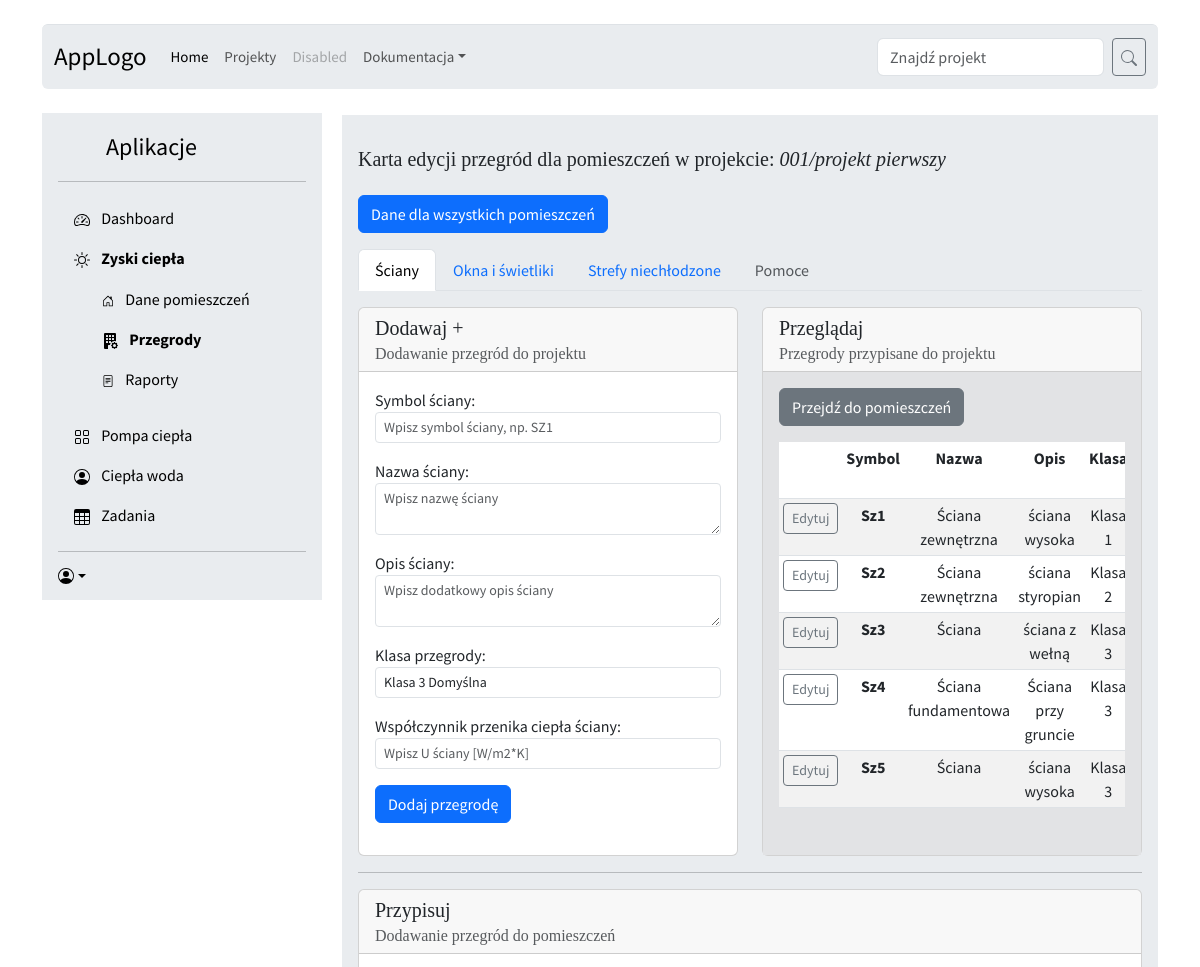
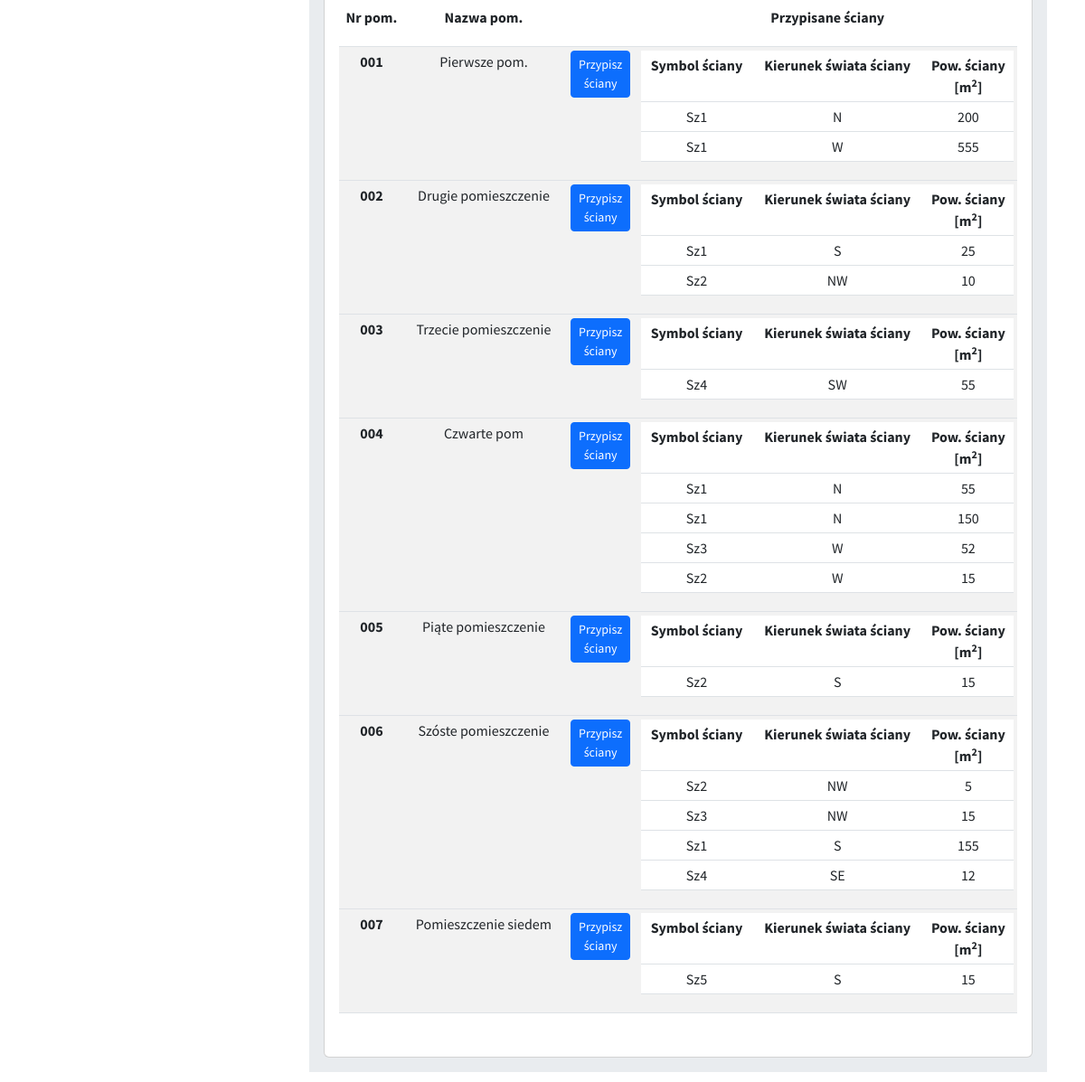
Page /projekty/1/zyski/parts on the committed database (2 pictures, top to bottom).
### zyski/models.py (models this page shows, shortened)
class Projekt(models.Model):
    name = models.CharField(max_length=90,
                             help_text="Nazwa projektu")
    proj_start_date = models.DateField(auto_now_add=True, verbose_name="Data utworzenia projektu.")
    number = models.CharField(max_length=20,
                            verbose_name="Numer projektu.")
    description = models.CharField(max_length=250, help_text="Opis projektu")

class Walls(models.Model):
    class WallsKl(models.TextChoices):
        KLASA_1 = "1"
        KLASA_2 = "2"
        KLASA_3_domyślna = "3"
        KLASA_4 = "4"
        KLASA_5 = "5"
        KLASA_6 = "6"
    projekt = models.ForeignKey(Projekt, on_delete=models.CASCADE,
                                help_text="Projekt, w którym jest ściana")
    klasa = models.CharField(verbose_name="Klasa przegrody", default= "KLASA_3",
                                choices=WallsKl.choices, max_length=10, blank=False, null=False)
    wall_U = models.FloatField(validators=[MaxValueValidator(20)],blank=False, help_text = "Współczynnik przenikania ciepła ściany W/m2")
    wall_name = models.CharField(max_length=90, help_text="Nazwa ściany",blank=True ,null=True)
    wall_symbol = models.CharField(default="SZ1",max_length=10, help_text="Symbol ściany")
    wall_description = models.CharField(max_length=90, help_text="Opis ściany",blank=True ,null=True)
    def __str__(self):
        return self.wall_symbol

class Rooms(models.Model):
    r_name = models.CharField(max_length=50,
                              help_text="Nazwa pomieszczenia")
    r_number = models.CharField(max_length=10,
                                help_text="Numer pomieszczenia")
    r_area = models.PositiveIntegerField(help_text = "Powierzchnia w m2")
    r_people = models.PositiveIntegerField(help_text="Ilość osób w pomieszczeniu")
    r_temp = models.PositiveIntegerField(default = 20, help_text="Temperatura w pomieszczeniu")
    r_air = models.PositiveIntegerField(default= 0, blank=True, help_text="Powietrze infiltracyjne")
    r_light = models.PositiveIntegerField(default = 20, help_text="Emisja od oświetlenia W/m2")
    r_person = models.PositiveIntegerField(default = 80, help_text="Emisja ciepła od ludzi W/os")
    r_devices = models.PositiveIntegerField(default = 0, blank=True, null=True, help_text="Emisja od urządzeń W")
    r_group = models.CharField(default = "", blank=True, max_length=10, help_text="Grupa pomieszczenia")
    r_comment = models.CharField(default = "", blank=True, max_length=80, help_text="Komentarz do pomieszczenia")
    projekt = models.ForeignKey(Projekt, on_delete=models.CASCADE,
                                help_text="Projekt, w którym jest pomieszczenie")
    walls = models.ManyToManyField('Walls', through="WallsRooms")

class WallsRooms(models.Model):
    class WallsDir(models.TextChoices):
            N = "N"
            NW = "NW"
            W = "W"
            SW = "SW"
            S = "S"
            SE = "SE"
            E = "E"
            NE = "NE"
    wall = models.ForeignKey(Walls, on_delete=models.CASCADE)
    room = models.ForeignKey(Rooms, on_delete=models.CASCADE)
    wall_area = models.FloatField(help_text = "Powierzchnia ściany w m2")
    kierunek = models.CharField(verbose_name="Kierunek świata przegrody",
                                choices=WallsDir.choices, max_length=5, blank=True, null=True)

### zyski/views.py (the view, shortened to what this page needs)
# urls.py: path('projekty/<int:pk>/zyski/parts', views.proj_parts, name = 'proj_parts'),
def proj_parts(request,pk):
    proj = Projekt.objects.get(pk=pk)
    rooms = Rooms.objects.filter(projekt=pk).order_by('r_number')
    walls = Walls.objects.filter(projekt=pk)
    wall_per_room = WallsRooms.objects.all()
    edycja_scian = request.POST.get("edycja_scian")
    usun = request.POST.get("usun_sciane")
    update_sciana = request.POST.get("update_sciana")
    if edycja_scian:
        ed_wall = Walls.objects.get(pk = edycja_scian)
        initial = {"wall_symbol":ed_wall,"wall_name":ed_wall.wall_name,
                   "wall_description":ed_wall.wall_description, "klasa":ed_wall.klasa,
                   "wall_u":ed_wall.wall_U,}
        form1 = WallsForm(initial=initial)
    else:
        form1 = WallsForm()
    if request.method == "POST" and not (edycja_scian or usun):
        form = WallsForm(request.POST)
        if form.is_valid():
            cleaned_data = form.cleaned_data
            new_wall = Walls(wall_name = cleaned_data['wall_name'],wall_symbol=cleaned_data['wall_symbol'],
                            wall_description=cleaned_data['wall_description'],wall_U=cleaned_data['wall_u'],
                            klasa=cleaned_data['klasa'])
            new_wall.projekt = proj
            new_wall.save()
            return redirect("proj_parts", proj.pk)
    else:
        form = WallsForm()
    return render(request, "proj-parts.html", {'proj':proj, 'rooms':rooms, 'walls':walls,
                                            'form':form, 'form1': form1,"wall_per_room":wall_per_room,
                                            'edycja_scian':edycja_scian,'usun_sciane':usun, 'update_sciana':update_sciana,
                                            })

### zyski/templates/proj-parts.html (shortened to what this page needs)
{% extends 'base.html' %}
{% load static %}
{% block content %}
<link href="{% static 'sidebars.css' %}" rel="stylesheet">
  <div class="d-flex flex-column flex-shrink-0 p-3 bg-body-secondary" style="width: 280px;">
    <a  class="d-flex align-items-center mb-3 mb-md-0 me-md-auto link-body-emphasis text-decoration-none">
      <svg class="bi pe-none me-2" width="40" height="32"><use xlink:href="#bootstrap"/></svg>
      <span class="fs-4">Aplikacje</span>
    </a>
    <hr>
    <ul class="nav nav-pills flex-column mb-auto">
      <li>
        <a href="/projekty/{{ proj.pk }}" class="nav-link link-body-emphasis">
          <svg class="bi pe-none me-2" width="16" height="16"><use xlink:href="#speedometer2"/></svg>
          Dashboard
        </a>
      </li>
      <li class="nav-item">
        <a href="/projekty/{{ proj.pk }}/zyski" class="nav-link link-body-emphasis"  aria-current="page">
          <b>Zyski ciepła</b>
        </a>
          <div class="container text-left ">
            <div class="row gx-2" style=" margin-top: -15px; ">
              <div class="col">
                <div class="p-3">
          <a href="/projekty/{{ proj.pk }}/zyski/rooms" class="nav-link link-body-emphasis">
            <svg class="bi pe-none me-2" width="12" height="16"><use xlink:href="#home"/></svg>
            Dane pomieszczeń
          </a>
          <a href="/projekty/{{ proj.pk }}/zyski/parts" class="nav-link link-body-emphasis" >
            <b>Przegrody</b>
          </a>
          <a href="#" class="nav-link link-body-emphasis" >
            Raporty
          </a>
                </div>
              </div>
            </div>
          </div>
      </li>
      <li>
        <a href="#" class="nav-link link-body-emphasis">
          <svg class="bi pe-none me-2" width="16" height="16"><use xlink:href="#grid"/></svg>
          Pompa ciepła
        </a>
      </li>
      <li>
        <a href="#" class="nav-link link-body-emphasis">
          <svg class="bi pe-none me-2" width="16" height="16"><use xlink:href="#people-circle"/></svg>
          Ciepła woda
        </a>
      </li>
      <li>
        <a href="#" class="nav-link link-body-emphasis">
          <svg class="bi pe-none me-2" width="16" height="16"><use xlink:href="#table"/></svg>
          Zadania
        </a>
      </li>
    </ul>
    <hr>
    <div class="dropdown">
      <a href="#" class="d-flex align-items-center link-body-emphasis text-decoration-none dropdown-toggle" data-bs-toggle="dropdown" aria-expanded="false">
      </a>
    </div>
  </div>
  <div class="d-flex flex-column flex-shrink-0 p-3 bg-body-secondary" style=" margin-left: 300px; margin-top: -485px;" >
    <p><h5>Karta edycji przegród dla pomieszczeń w projekcie: <i>{{proj.number}}/{{proj.name}}</i></h5></p>
    {% block content_edit %}
    <span style="max-width: 250px;">
    <button type="button" class="btn btn-primary" data-bs-toggle="modal" data-bs-target="#staticBackdrop">Dane dla wszystkich pomieszczeń</button>
    </span><p></p>
    <ul class="nav nav-tabs" id="myTab" role="tablist">
      <li class="nav-item" role="presentation">
        <button class="nav-link active" id="home-tab" data-bs-toggle="tab" data-bs-target="#home-tab-pane" type="button" role="tab" aria-controls="home-tab-pane" aria-selected="true">Ściany</button>
      </li>
      <li class="nav-item" role="presentation">
        <button class="nav-link" id="profile-tab" data-bs-toggle="tab" data-bs-target="#profile-tab-pane" type="button" role="tab" aria-controls="profile-tab-pane" aria-selected="false">Okna i świetliki</button>
      </li>
      <li class="nav-item" role="presentation">
        <button class="nav-link" id="contact-tab" data-bs-toggle="tab" data-bs-target="#contact-tab-pane" type="button" role="tab" aria-controls="contact-tab-pane" aria-selected="false">Strefy niechłodzone</button>
      </li>
      <li class="nav-item" role="presentation">
        <button class="nav-link" id="disabled-tab" data-bs-toggle="tab" data-bs-target="#disabled-tab-pane" type="button" role="tab" aria-controls="disabled-tab-pane" aria-selected="false" disabled>Pomoce</button>
      </li>
    </ul>
    <div class="tab-content" id="myTabContent">
      <div class="tab-pane fade show active" id="home-tab-pane" role="tabpanel" aria-labelledby="home-tab" tabindex="0">
<div class="row">
  <div class="col-12 col-lg-6 col-xxl-6 d-flex">
      <div class="card flex-fill">
          <div class="card-header">
              <h5 class="card-title">Dodawaj +</h5>
              <h6 class="card-subtitle text-muted">Dodawanie przegród do projektu</h6>
          </div>
          <div class="card-body">
              <div class="mb-3">
                  <div class="position-relative">
                    <form method = "post">
                      {{ form.as_p }}
                      <button name="dodaj_przegrode" type="submit" class="btn btn-primary">Dodaj przegrodę</button>
                    </form>
                  </div>
              </div>
          </div>
      </div>
  </div>
  <div class="col-12 col-lg-6 col-xxl-6 d-flex">
      <div class="card flex-fill">
          <div class="card-header">
              <h5 class="card-title">Przeglądaj</h5>
              <h6 class="card-subtitle text-muted">Przegrody przypisane do projektu</h6>
          </div>
          <div class="card-body bg-secondary-subtle">
<a class="btn btn-secondary" href="#przypisuj">Przejdź do pomieszczeń</a>
<div class="table-responsive">
<table class="table table-sm table-striped table-hover" style ="text-align:center">
<thead>
<tr>
<th scope="col" style="vertical-align: top"></th>
<th scope="col" style="vertical-align: top">Symbol</th>
<th scope="col" style="vertical-align: top">Nazwa</th>
<th scope="col" style="vertical-align: top">Opis</th>
<th scope="col" style="vertical-align: top">Klasa</th>
</tr>
</thead>
{% if edycja_scian %}
<form method="post">
{% csrf_token %}
<tbody>
<tr>
  <td></td>
  <th scope="row">{{ form1.wall_symbol }}</th>
  <td>{{ form1.wall_name }}</td>
  <td>{{ form1.wall_description }} </td>
  <td>{{ form1.klasa }} </td>
  <td>{{ form1.wall_u }} </td>
</tr>
<div class="row">
  <div class="col-12 col-lg-3 col-xxl-3 d-flex">
<button name="update_sciana" class="btn btn-primary" value="{{ edycja_scian }}">Zapisz</button>
</form>
</div>
<div class="col-12 col-lg-9 col-xxl-9 d-flex">
<form method="post">
  {% csrf_token %}
  <button name="usun_sciane" class="btn btn-danger" value="{{ edycja_scian }}">Usuń</button>
</form>
</div>
{% else %}
<tbody>
<form method="post">
{% for wall in walls %}
<tr>
  <td><button name="edycja_scian" class="btn btn-sm btn-outline-secondary" value="{{wall.pk}}">Edytuj</button></td>
  <th scope="row">{{ wall.wall_symbol }}</th>
  <td>{{ wall.wall_name }}</td>
  <td>{{ wall.wall_description }} </td>
  <td>Klasa {{ wall.klasa }} </td>
</tr>
{% endfor %}
</form>
{% endif %}
</tbody>
</table>
</div>
          </div>
      </div>
  </div>
</div>
<hr class= "my-3">
<div class="row">
  <div class="col-12 col-lg-12 col-xxl-12 d-flex">
      <div class="card flex-fill">
          <div class="card-header">
              <h5 class="card-title" id="przypisuj">Przypisuj</h5>
              <h6 class="card-subtitle text-muted">Dodawanie przegród do pomieszczeń</h6>
          </div>
          <div class="card-body">
              <div class="mb-3">
                  <div class="position-relative">
                    <div class="table-responsive">
                      <table class="table table-sm table-striped" style ="background-color: white; text-align:center">
                      <thead>
                      <tr>
                      <th scope="col" style="vertical-align: top">Nr pom.</th>
                      <th scope="col" style="vertical-align: top">Nazwa pom.</th>
                      <th></th>
                      <th scope="col" style="vertical-align: top" colspan="3">Przypisane ściany<p></p></th>
                      </tr>
                      </thead>
                      {% if not rooms %}
                      <p class="fs-4">Nie masz żadnych pomieszczeń w projekcie.<br>
                      Najpierw dodaj pomieszczenia.</p>
                      {% else %}
                      {% for room in rooms %}
                      <tbody>
                      <tr>
                        <th scope="row">{{ room.r_number }}</th>
                        <td>{{ room.r_name }}</td>
                        <td><a class="btn btn-primary btn-sm" title="Kliknij żeby przypisać" value="{{room.pk}}" href="parts/{{room.pk}}">Przypisz <br> ściany </a> </td>
                        <td colspan="3" >
                        <table class="table table-sm" style ="background-color: white; text-align:center">
                          <thead>
                            <th scope="col" style="vertical-align: top">Symbol ściany</th>
                            <th scope="col" style="vertical-align: top">Kierunek świata ściany</th>
                            <th scope="col" style="vertical-align: top">Pow. ściany <br>[m<sup>2</sup>]</th>
                          </thead>
                          {% for oneWall in wall_per_room %}
                          {% if oneWall.room.pk == room.pk %}
                          {% for symbol in walls %}
                          {% if oneWall.wall.pk == symbol.pk %}
                          <tr>
                          <td>{{symbol}}</td>
                          <td> {{oneWall.kierunek }}  </td>
                          <td> {{oneWall.wall_area }} </td>
                          </tr>
                          {% endif %}
                          {% endfor %}
                      {% endif %}
                      {% endfor %}
                        </table>
                        </td>
                      </tr>
                      {% endfor %}
                      {% endif %}
                      </tbody>
                      </table>
                      </div>
                  </div>
                </div>
          </div>
          </div>
    </div>
</div>
{% endblock %}
      </div>
    </div>
{% endblock %}

### rows in the picture
Projekt: number "001", name "projekt pierwszy"
Walls: wall_symbol "Sz1", wall_name "Ściana zewnętrzna", wall_description "ściana wysoka", klasa "1"
Walls: wall_symbol "Sz2", wall_name "Ściana zewnętrzna", wall_description "ściana styropian", klasa "2"
Walls: {{ wall.pk }} 4 (drawn), wall_symbol "Sz3", wall_name "Ściana", wall_description "ściana z wełną", klasa "3"
Walls: {{ wall.pk }} 5 (drawn), wall_symbol "Sz4", wall_name "Ściana fundamentowa", wall_description "Ściana przy gruncie", klasa "3"
Walls: {{ wall.pk }} 28 (drawn), wall_symbol "Sz5", wall_name "Ściana", wall_description "ściana wysoka", klasa "3"
Rooms: r_number "001", r_name "Pierwsze pom.", {{ room.pk }} 36 (drawn)
WallsRooms: kierunek "N", wall_area "200"
WallsRooms: kierunek "W", wall_area "555"
Rooms: r_number "002", r_name "Drugie pomieszczenie", {{ room.pk }} 1 (drawn)
WallsRooms: kierunek "S", wall_area "25"
WallsRooms: kierunek "NW", wall_area "10"
Rooms: r_number "003", r_name "Trzecie pomieszczenie", {{ room.pk }} 15 (drawn)
WallsRooms: kierunek "SW", wall_area "55"
Rooms: r_number "004", r_name "Czwarte pom", {{ room.pk }} 3 (drawn)
WallsRooms: kierunek "N", wall_area "55"
WallsRooms: kierunek "N", wall_area "150"
WallsRooms: kierunek "W", wall_area "52"
WallsRooms: kierunek "W", wall_area "15"
Rooms: r_number "005", r_name "Piąte pomieszczenie", {{ room.pk }} 37 (drawn)
WallsRooms: kierunek "S", wall_area "15"
Rooms: r_number "006", r_name "Szóste pomieszczenie", {{ room.pk }} 38 (drawn)
WallsRooms: kierunek "NW", wall_area "5"
WallsRooms: kierunek "NW", wall_area "15"
WallsRooms: kierunek "S", wall_area "155"
WallsRooms: kierunek "SE", wall_area "12"
Rooms: r_number "007", r_name "Pomieszczenie siedem", {{ room.pk }} 39 (drawn)
WallsRooms: kierunek "S", wall_area "15"
